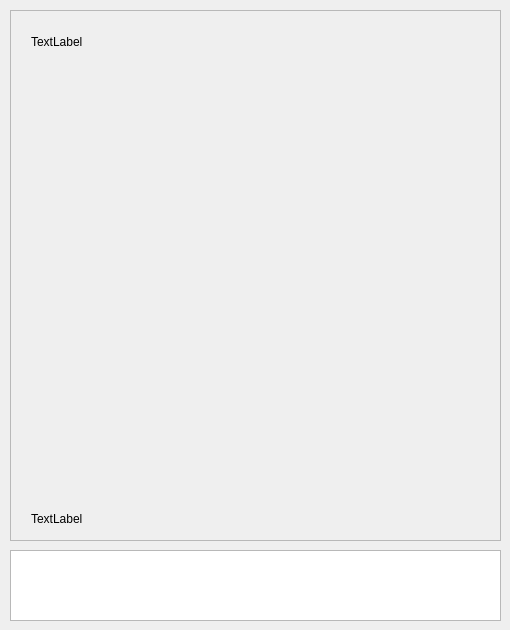
<?xml version="1.0" encoding="UTF-8"?>
<ui version="4.0">
 <class>MainWindow</class>
 <widget class="QMainWindow" name="MainWindow">
  <property name="geometry">
   <rect>
    <x>0</x>
    <y>0</y>
    <width>510</width>
    <height>630</height>
   </rect>
  </property>
  <property name="windowTitle">
   <string>MainWindow</string>
  </property>
  <widget class="QWidget" name="centralwidget">
   <widget class="QTextEdit" name="textEdit">
    <property name="geometry">
     <rect>
      <x>10</x>
      <y>550</y>
      <width>491</width>
      <height>71</height>
     </rect>
    </property>
   </widget>
   <widget class="QScrollArea" name="scrollArea">
    <property name="geometry">
     <rect>
      <x>10</x>
      <y>10</y>
      <width>491</width>
      <height>531</height>
     </rect>
    </property>
    <property name="widgetResizable">
     <bool>true</bool>
    </property>
    <widget class="QWidget" name="scrollAreaWidgetContents">
     <property name="geometry">
      <rect>
       <x>0</x>
       <y>0</y>
       <width>489</width>
       <height>529</height>
      </rect>
     </property>
     <widget class="QLabel" name="label">
      <property name="geometry">
       <rect>
        <x>20</x>
        <y>20</y>
        <width>71</width>
        <height>21</height>
       </rect>
      </property>
      <property name="text">
       <string>TextLabel</string>
      </property>
     </widget>
     <widget class="QLabel" name="label_2">
      <property name="geometry">
       <rect>
        <x>20</x>
        <y>500</y>
        <width>59</width>
        <height>16</height>
       </rect>
      </property>
      <property name="text">
       <string>TextLabel</string>
      </property>
     </widget>
    </widget>
   </widget>
  </widget>
 </widget>
 <resources/>
 <connections/>
</ui>
